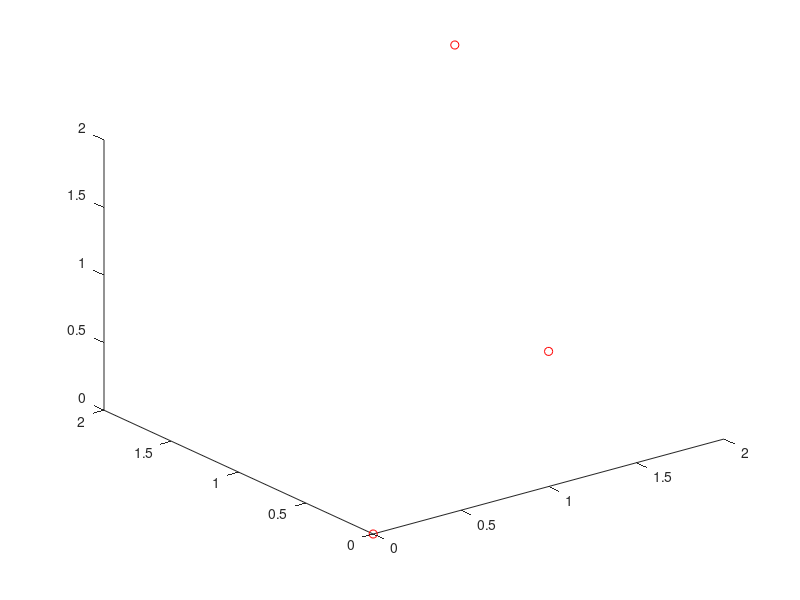

MATLAB code to generate this figure:
clear all;clc
hold on
P1=[0 0 0];
P2=[1 0 1];
P3=[2 2 2];
plot3(P1(1),P1(2),P1(3),'ro');
plot3(P2(1),P2(2),P2(3),'ro');
plot3(P3(1),P3(2),P3(3),'ro');
view(3)
